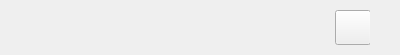
<?xml version="1.0" encoding="UTF-8"?>
<ui version="4.0">
 <class>ReceiverWidget</class>
 <widget class="QWidget" name="ReceiverWidget">
  <property name="geometry">
   <rect>
    <x>0</x>
    <y>0</y>
    <width>400</width>
    <height>55</height>
   </rect>
  </property>
  <property name="sizePolicy">
   <sizepolicy hsizetype="Expanding" vsizetype="Expanding">
    <horstretch>0</horstretch>
    <verstretch>0</verstretch>
   </sizepolicy>
  </property>
  <property name="windowTitle">
   <string>Form</string>
  </property>
  <layout class="QHBoxLayout" name="horizontalLayout">
   <property name="spacing">
    <number>10</number>
   </property>
   <property name="leftMargin">
    <number>20</number>
   </property>
   <property name="topMargin">
    <number>10</number>
   </property>
   <property name="rightMargin">
    <number>30</number>
   </property>
   <property name="bottomMargin">
    <number>10</number>
   </property>
   <item>
    <widget class="QWidget" name="widget" native="true">
     <property name="sizePolicy">
      <sizepolicy hsizetype="Expanding" vsizetype="Expanding">
       <horstretch>0</horstretch>
       <verstretch>0</verstretch>
      </sizepolicy>
     </property>
     <layout class="QHBoxLayout" name="horizontalLayout_2">
      <property name="spacing">
       <number>0</number>
      </property>
      <property name="leftMargin">
       <number>0</number>
      </property>
      <property name="topMargin">
       <number>0</number>
      </property>
      <property name="rightMargin">
       <number>0</number>
      </property>
      <property name="bottomMargin">
       <number>0</number>
      </property>
      <item>
       <spacer name="horizontalSpacer">
        <property name="orientation">
         <enum>Qt::Orientation::Horizontal</enum>
        </property>
        <property name="sizeHint" stdset="0">
         <size>
          <width>40</width>
          <height>20</height>
         </size>
        </property>
       </spacer>
      </item>
      <item>
       <widget class="Label" name="labMsg">
        <property name="sizePolicy">
         <sizepolicy hsizetype="Expanding" vsizetype="Expanding">
          <horstretch>0</horstretch>
          <verstretch>0</verstretch>
         </sizepolicy>
        </property>
        <property name="minimumSize">
         <size>
          <width>0</width>
          <height>35</height>
         </size>
        </property>
        <property name="maximumSize">
         <size>
          <width>260</width>
          <height>16777215</height>
         </size>
        </property>
        <property name="text">
         <string/>
        </property>
        <property name="alignment">
         <set>Qt::AlignmentFlag::AlignLeading|Qt::AlignmentFlag::AlignLeft|Qt::AlignmentFlag::AlignVCenter</set>
        </property>
        <property name="wordWrap">
         <bool>true</bool>
        </property>
       </widget>
      </item>
      <item>
       <widget class="QWidget" name="widget_2" native="true">
        <property name="sizePolicy">
         <sizepolicy hsizetype="Expanding" vsizetype="Expanding">
          <horstretch>0</horstretch>
          <verstretch>0</verstretch>
         </sizepolicy>
        </property>
        <property name="maximumSize">
         <size>
          <width>35</width>
          <height>35</height>
         </size>
        </property>
        <property name="layoutDirection">
         <enum>Qt::LayoutDirection::RightToLeft</enum>
        </property>
        <widget class="QPushButton" name="btnHead">
         <property name="geometry">
          <rect>
           <x>0</x>
           <y>0</y>
           <width>36</width>
           <height>35</height>
          </rect>
         </property>
         <property name="maximumSize">
          <size>
           <width>36</width>
           <height>36</height>
          </size>
         </property>
         <property name="text">
          <string/>
         </property>
         <property name="icon">
          <iconset resource="../app/resource.qrc">
           <normaloff>:/resource/icon/maximize/default.svg</normaloff>:/resource/icon/maximize/default.svg</iconset>
         </property>
         <property name="iconSize">
          <size>
           <width>35</width>
           <height>35</height>
          </size>
         </property>
        </widget>
       </widget>
      </item>
     </layout>
    </widget>
   </item>
  </layout>
 </widget>
 <customwidgets>
  <customwidget>
   <class>Label</class>
   <extends>QLabel</extends>
   <header location="global">label.h</header>
  </customwidget>
 </customwidgets>
 <resources>
  <include location="../app/resource.qrc"/>
 </resources>
 <connections/>
</ui>
